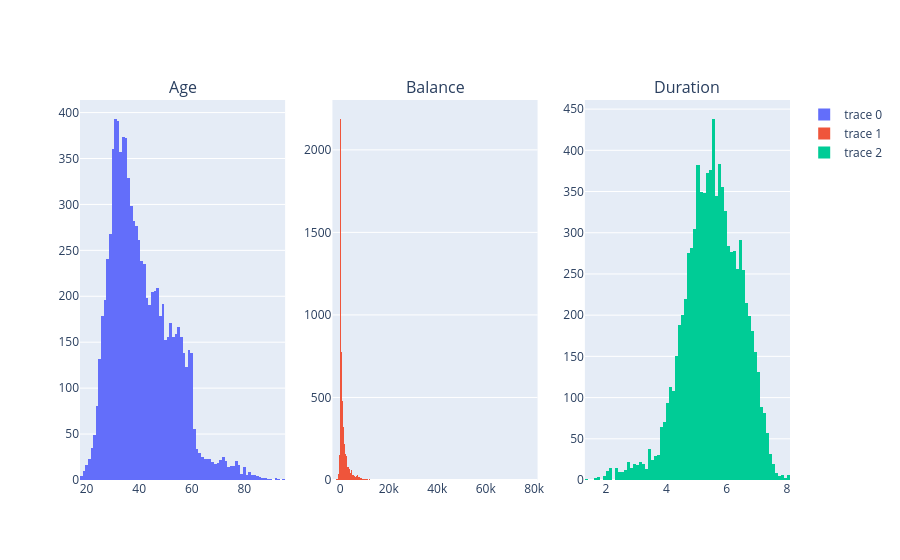

The cell this chart's notebook holds for it:
### Code cell
fig = make_subplots(rows=1, cols=3, subplot_titles=['Age', 'Balance', 'Duration'])
fig.add_trace(go.Histogram(x=df['age']), row=1, col=1)
fig.add_trace(go.Histogram(x=df['balance']), row=1, col=2)
fig.add_trace(go.Histogram(x=df['duration']),  row=1, col=3)
fig.show()

### Figure 1 — Plotly figure (JSON) as saved in the notebook; plotly's stock layout.template omitted (floating-point values rounded to 4 significant figures; data arrays with more than 128 entries replaced by an {"elided": "..."} marker saying what was removed)
{"data": [{"type": "histogram", "x": {"elided": "8912 int values"}, "xaxis": "x", "yaxis": "y"}, {"type": "histogram", "x": {"elided": "8912 float values"}, "xaxis": "x2", "yaxis": "y2"}, {"type": "histogram", "x": {"elided": "8912 float values"}, "xaxis": "x3", "yaxis": "y3"}], "layout": {"annotations": [{"font": {"size": 16}, "showarrow": false, "text": "Age", "x": 0.1444, "xanchor": "center", "xref": "paper", "y": 1, "yanchor": "bottom", "yref": "paper"}, {"font": {"size": 16}, "showarrow": false, "text": "Balance", "x": 0.5, "xanchor": "center", "xref": "paper", "y": 1, "yanchor": "bottom", "yref": "paper"}, {"font": {"size": 16}, "showarrow": false, "text": "Duration", "x": 0.8556, "xanchor": "center", "xref": "paper", "y": 1, "yanchor": "bottom", "yref": "paper"}], "xaxis": {"anchor": "y", "domain": [0, 0.2889]}, "xaxis2": {"anchor": "y2", "domain": [0.3556, 0.6444]}, "xaxis3": {"anchor": "y3", "domain": [0.7111, 1]}, "yaxis": {"anchor": "x", "domain": [0, 1]}, "yaxis2": {"anchor": "x2", "domain": [0, 1]}, "yaxis3": {"anchor": "x3", "domain": [0, 1]}}}
